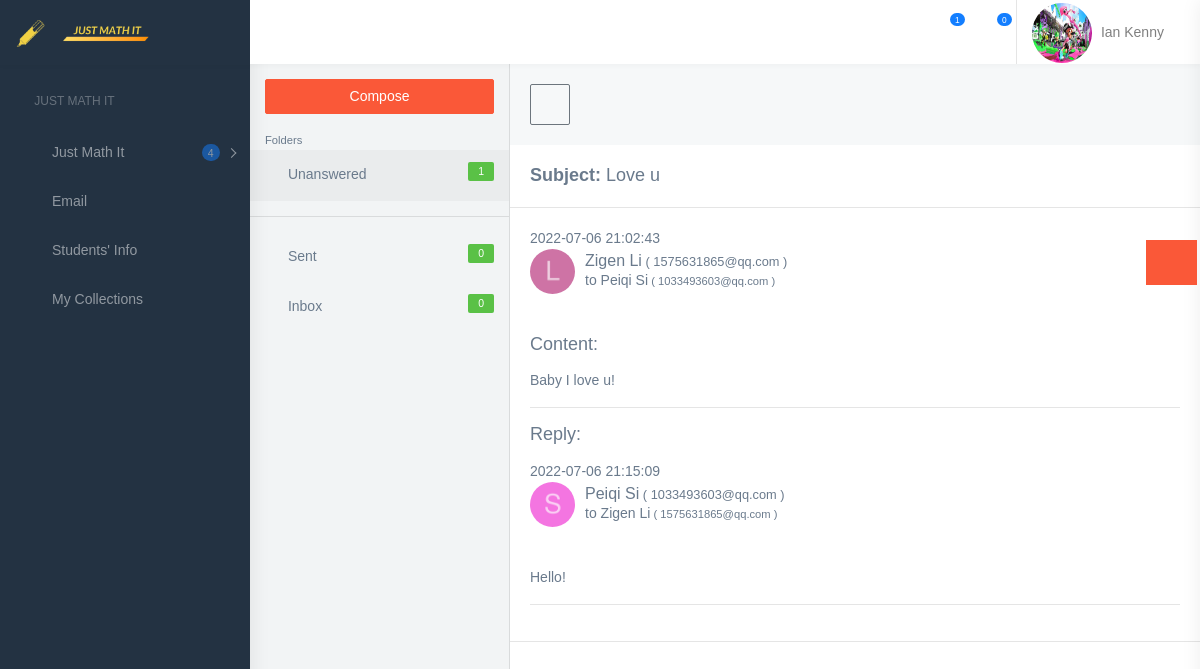
/email_detail/1 (signed in), run on the app's committed database.
### models.py (models this page shows)
class Teacher(db.Model):
    id = db.Column(db.Integer, primary_key=True)
    email = db.Column(db.String(128), index=True, unique=True)
    firstname = db.Column(db.String(128))
    lastname = db.Column(db.String(128))
    password = db.Column(db.String(128))
    phone = db.Column(db.String(128))
    school = db.Column(db.String(128))
    personal_message = db.Column(db.String(128))
    profile_photo = db.Column(db.String(128))
    badge_name = db.Column(db.String(128))
    coins = db.Column(db.Integer(), default=1000000)
    time_capsule1 = db.Column(db.Integer(), default=10)
    time_capsule2 = db.Column(db.Integer(), default=10)

class Email(db.Model):
    email_id = db.Column(db.Integer, primary_key=True)
    sender_id = db.Column(db.Integer)
    sender_type = db.Column(db.Integer)
    receiver_id = db.Column(db.Integer)
    receiver_type = db.Column(db.Integer)
    state = db.Column(db.Integer)
    subject = db.Column(db.String(128))
    content = db.Column(db.String(2560))
    reply_content = db.Column(db.String(2560))
    send_time = db.Column(db.String(128))
    reply_time = db.Column(db.String(128))
    sender_del = db.Column(db.Boolean, default=False)
    receiver_del = db.Column(db.Boolean, default=False)

class Student(db.Model):
    id = db.Column(db.Integer, primary_key=True)
    teacher_id = db.Column(db.Integer, db.ForeignKey('teacher.id'))
    email = db.Column(db.String(128), index=True, unique=True)
    firstname = db.Column(db.String(128))
    lastname = db.Column(db.String(128))
    dob = db.Column(db.String(128))
    password = db.Column(db.String(128))
    gender = db.Column(db.String(128))
    phone = db.Column(db.String(128))
    address = db.Column(db.String(128))
    school = db.Column(db.String(128))
    personal_message = db.Column(db.String(128))
    profile_photo = db.Column(db.String(128))
    badge_name = db.Column(db.String(128))
    coins = db.Column(db.Integer(), default=20)
    time_capsule1 = db.Column(db.Integer(), default=2)
    time_capsule2 = db.Column(db.Integer(), default=2)

### app.py (the view, shortened to what this page needs)
@app.route('/email_detail/<email_id>', methods=['GET', 'POST'])
def email_detail(email_id):
    from models import db
    email = session.get('EMAIL')
    name = session.get('NAME')
    if name:
        form = EmailReplyForm()
        session['NAME'] = name
        session['EMAIL'] = email
        student = Student.query.filter(Student.email == email).first()
        teacher = Teacher.query.filter(Teacher.email == email).first()
        me = ''
        if student:
            me = student
            occupation = 'Student'
            user_type = 1
        if teacher:
            me = teacher
            occupation = 'Teacher'
            user_type = 0
        me_i = open('static/images/icon/' + me.profile_photo + ".png", 'rb')
        me_img = me_i.read()
        me_img = base64.b64encode(me_img).decode('ascii')
        if me.badge_name:
            color = me.badge_name.split('_')[1]
            badge = base64.b64encode(open('static/images/badge/' + me.badge_name + ".png", 'rb').read()).decode(
                'ascii')
        else:
            color = None
            badge = None
        my_info = {
            'id': me.id,
            'email': email,
            'first_name': me.firstname,
            'last_name': me.lastname,
            'color': color,
            'badge_name': badge,
            'profile_pic': me_img,
            'user_type': user_type,
            'occupation': occupation
        }
        unanswered_list, inbox_list, sent_list = email_list(me.id, user_type)
        notifications = notification_list(me.id, user_type)
        email_ = Email.query.filter(Email.email_id == email_id).first()
        if email_.sender_type == 1:
            sender_info = Student.query.filter(Student.id == email_.sender_id).first()
            if email_.receiver_type == 1:
                receiver_info = Student.query.filter(Student.id == email_.receiver_id).first()
            else:
                receiver_info = Teacher.query.filter(Teacher.id == email_.receiver_id).first()
            email_info = {
                'sender_info': sender_info,
                'sender_img': base64.b64encode(
                open('static/images/icon/' + sender_info.profile_photo + ".png", 'rb').read()).decode('ascii'),
                'receiver_info': receiver_info,
                'receiver_img': base64.b64encode(
                    open('static/images/icon/' + receiver_info.profile_photo + ".png", 'rb').read()).decode('ascii'),
                'email_info': email_
            }
    else:
        flash("Please sign in first")
        return redirect(url_for('signin'))
    return render_template('email_detail.html', user=my_info, skill_list=None,
                           topic_master=None, score_list=None, unit_score=None, email_info=email_info,
                           form=form,
                           unanswered_list=unanswered_list,
                           inbox_list=inbox_list, sent_list=sent_list, notifications=notifications
                           )

### app.py (called while the page is built, shortened)
@app.after_request
def add_header(r):
    r.headers["Cache-Control"] = "no-cache, no-store, must-revalidate"
    r.headers["Pragma"] = "no-cache"
    r.headers["Expires"] = "0"
    r.headers['Cache-Control'] = 'public, max-age=0'
    return r

def notification_list(me_id, me_type):
    notifications = []
    follow_list = Follow.query.filter(Follow.follower_id == me_id, Follow.follower_type == me_type).all()
    for following in follow_list:
        if following.user_type == 1:
            following_user = Student.query.filter(Student.id == following.user_id).first()
            filter_after = datetime.today() - timedelta(days=5)
            score_list = Score.query.filter(Score.student_id == following_user.id,
                                            Score.date > filter_after).order_by(Score.date).all()
    return notifications

### templates/email_detail.html (shortened to what this page needs)
{% extends "profile_base.html" %}
{% block mainContent %}
        <div class="page-wrapper">
            <div class="email-app">
                <div class="left-part">
                    <div class="scrollable" style="height:100%;">
                        <div class="p-15">
                            <a id="compose_mail" class="waves-effect waves-light btn btn-danger d-block" href="{{ url_for('compose_email') }}">Compose</a>
                        </div>
                        <ul class="list-group">
                            <li>
                                <small class="p-15 grey-text text-lighten-1 db">Folders</small>
                            </li>
                            <li class="list-group-item">
                                <a href="" class="active list-group-item-action"><i class="mdi mdi-inbox"></i> Unanswered <span class="label label-success float-right">{{ unanswered_list|length }}</span></a>
                            </li>
                            <li class="list-group-item">
                                <hr>
                            </li>
                            <li class="list-group-item">
                                <a href="{{ url_for('sent') }}" class="list-group-item-action"> <i class="mdi mdi-email"></i> Sent <span class="label label-success float-right">{{ sent_list|length }}</span></a>
                            </li>
                            <li class="list-group-item">
                                <a href="{{ url_for('inbox') }}" class="list-group-item-action"> <i class="mdi mdi-email"></i> Inbox <span class="label label-success float-right">{{ inbox_list|length }}</span> </a>
                            </li>
                        </ul>
                    </div>
                </div>
                <div class="right-part mail-details bg-white">
                    <div class="card-body bg-light">
                        <a type="button" href="{{ url_for('inbox') }}" class="btn btn-outline-secondary font-18 m-r-10"><i class="mdi mdi-arrow-left"></i></a>
                    </div>
                    <div class="card-body border-bottom">
                        <h4 class="m-b-0"><b>Subject: </b>{{ email_info.email_info.subject }}</h4>
                    </div>
                    <div class="card-body border-bottom">
                        <div>{{ email_info.email_info.send_time }}</div>
                        <div class="d-flex no-block align-items-center m-b-40">
                            <div class="m-r-10"><img alt="user" class="rounded-circle" width="45" height="45"></div>
                            <div class="">
                                <h5 class="m-b-0 font-16 font-medium">{{ email_info.sender_info.firstname }} {{ email_info.sender_info.lastname }}<small> ( {{ email_info.sender_info.email }} )</small></h5><span>to {{ email_info.receiver_info.firstname }} {{ email_info.receiver_info.lastname }}<small> ( {{ email_info.receiver_info.email }} )</small></span>
                            </div>
                        </div>
                        <h4 class="m-b-15">Content:</h4>
                        <p>{{ email_info.email_info.content }}</p>
                        <hr>
                        {% if email_info.email_info.reply_content %}
                            <h4 class="m-b-15">Reply:</h4>
                            <div>{{ email_info.email_info.reply_time }}</div>
                            <div class="d-flex no-block align-items-center m-b-40">
                               <div class="m-r-10"><img alt="user" class="rounded-circle" width="45" height="45"></div>
                                <div>
                                    <h5 class="m-b-0 font-16 font-medium">{{ email_info.receiver_info.firstname }} {{ email_info.receiver_info.lastname }}<small> ( {{ email_info.receiver_info.email }} )</small></h5><span>to {{ email_info.sender_info.firstname }} {{ email_info.sender_info.lastname }}<small> ( {{ email_info.sender_info.email }} )</small></span>
                                </div>
                            </div>
                            <p>{{ email_info.email_info.reply_content }}</p>
                            <hr>
                        {% endif %}
                    </div>
                </div>
            </div>
        </div>
{% endblock %}

### templates/profile_base.html (shortened to what this page needs)
<!DOCTYPE html>
<html dir="ltr" lang="en">
<head>
    <link href="{{ url_for('static',filename='profile/css/style.min.css') }}" rel="stylesheet">
    <link href="{{ url_for('static',filename='profile/css/dataTables.bootstrap4.css') }}" rel="stylesheet">
</head>
<body>
    <div id="main-wrapper">
        <header class="topbar">
            <nav class="navbar top-navbar navbar-expand-md navbar-dark">
                <div class="navbar-header">
                    <div class="navbar-brand">
                        <a href="{{ url_for('index') }}" class="logo">
                            <b class="logo-icon">
                                <img src="{{ url_for('static',filename='images/logo-without-bg.png') }}" alt="homepage" class="light-logo" width="20%"/>
                            </b>
                            <span class="logo-text">
                                <img src="{{ url_for('static',filename='images/logo-text.png') }}" class="light-logo" alt="homepage" width="40%"/>
                            </span>
                        </a>
                        <a class="sidebartoggler d-none d-md-block" href="javascript:void(0)" data-sidebartype="mini-sidebar">
                            <i class="mdi mdi-toggle-switch mdi-toggle-switch-off font-20"></i>
                        </a>
                    </div>
                </div>
                <div class="navbar-collapse collapse" id="navbarSupportedContent">
                    <ul class="navbar-nav float-right">
                        <li class="nav-item dropdown">
                            <a class="nav-link dropdown-toggle waves-effect waves-dark" href="" id="2" data-toggle="dropdown" aria-haspopup="true" aria-expanded="false">
                                <i class="font-22 mdi mdi-email-outline"></i>
                                <span class="badge badge-pill badge-info noti">{{ unanswered_list|length }}</span>
                            </a>
                        </li>
                        <li class="nav-item dropdown border-right">
                            <a class="nav-link dropdown-toggle waves-effect waves-dark" href="" data-toggle="dropdown" aria-haspopup="true" aria-expanded="false">
                                <i class="mdi mdi-bell-outline font-22"></i>
                                <span class="badge badge-pill badge-info noti">{{ notifications|length }}</span>
                            </a>
                        </li>
                        <li class="nav-item dropdown">
                            <a class="nav-link dropdown-toggle waves-effect waves-dark pro-pic" href="" data-toggle="dropdown" aria-haspopup="true" aria-expanded="false">
                                {% if user.badge_name %}
                                <div class="item">
                                    <img class="left-notify-badge" width="35px"/>
                                    <img alt="user" class="rounded-circle" width="60" height="60">
                                </div>
                                {% else %}
                                <img alt="user" class="rounded-circle" width="60" height="60">
                                {% endif %}
                                <span class="m-l-5 font-medium d-none d-sm-inline-block">{{ user.first_name }} {{ user.last_name }}<i class="mdi mdi-chevron-down"></i></span>
                            </a>
                        </li>
                    </ul>
                </div>
            </nav>
        </header>
        <aside class="left-sidebar">
            <div class="scroll-sidebar">
                <nav class="sidebar-nav">
                    <ul id="sidebarnav">
                        <li class="nav-small-cap">
                            <i class="mdi mdi-dots-horizontal"></i>
                            <span class="hide-menu">Just Math It</span>
                        </li>
                        <li class="sidebar-item">
                            <a class="sidebar-link has-arrow waves-effect waves-dark" href="javascript:void(0)" aria-expanded="false">
                                <i class="mdi mdi-information-outline"></i>
                                <span class="hide-menu">Just Math It</span>
                                <span class="badge badge-pill badge-info ml-auto m-r-15">4</span>
                            </a>
                        </li>
                        <li class="sidebar-item">
                            <a class="sidebar-link waves-effect waves-dark" href="{{ url_for('compose_email') }}" aria-expanded="false">
                                <i class="mdi mdi-email-open-outline"></i>
                                <span class="hide-menu">Email</span>
                            </a>
                        </li>
                        {% if user.occupation == 'Teacher' %}
                        <li class="sidebar-item">
                            <a class="sidebar-link waves-effect waves-dark" href="{{ url_for('student_information') }}" aria-expanded="false">
                                <i class="fa fa-address-book"></i>
                                <span class="hide-menu">Students' Info</span>
                            </a>
                        </li>
                        {% endif %}
                        <li class="sidebar-item">
                            <a class="sidebar-link waves-effect waves-dark" href="{{ url_for('profile_collections') }}" aria-expanded="false">
                                <i class="mdi mdi-account-star-variant"></i>
                                <span class="hide-menu">My Collections</span>
                            </a>
                        </li>
                    </ul>
                </nav>
            </div>
        </aside>
    {% block mainContent %}{% endblock %}
    </div>
     <aside class="customizer">
        <a href="javascript:void(0)" class="service-panel-toggle"><i class="fa fa-spin fa-cog"></i></a>
        </aside>
</body>
</html>

### data on the page
Teacher: first_name "Ian", last_name "Kenny"
Email: email_info.subject "Love u", email_info.send_time "2022-07-06 21:02:43", email_info.content "Baby I love u!", email_info.reply_time "2022-07-06 21:15:09", email_info.reply_content "Hello!"
Student: sender_info.firstname "Zigen", sender_info.lastname "Li", sender_info.email "1575631865@qq.com"
Student: receiver_info.firstname "Peiqi", receiver_info.lastname "Si", receiver_info.email "1033493603@qq.com"

### other printed values
{{ unanswered_list|length }} "1"
{{ notifications|length }} "0"
{{ sent_list|length }} "0"
{{ inbox_list|length }} "0"
